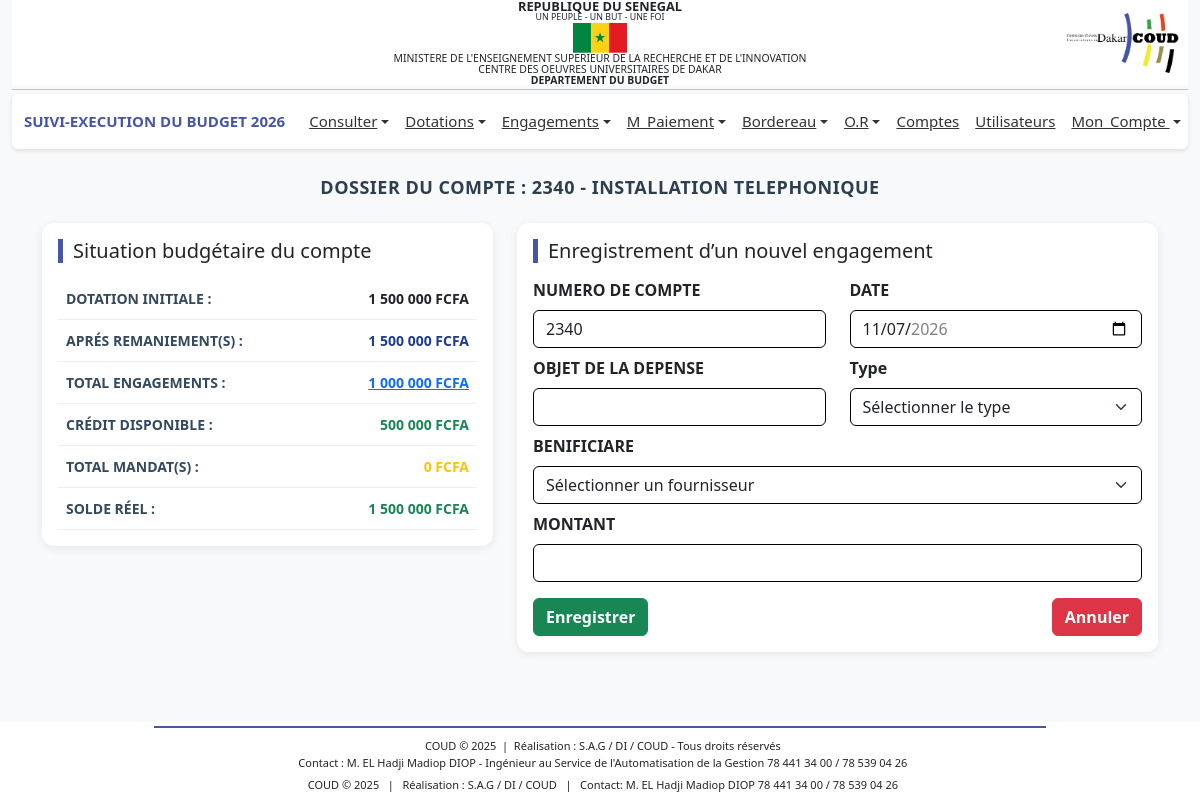
Before: /profiles/engagements/add_eng2.php?numc=2340 (signed in) with the older database file.
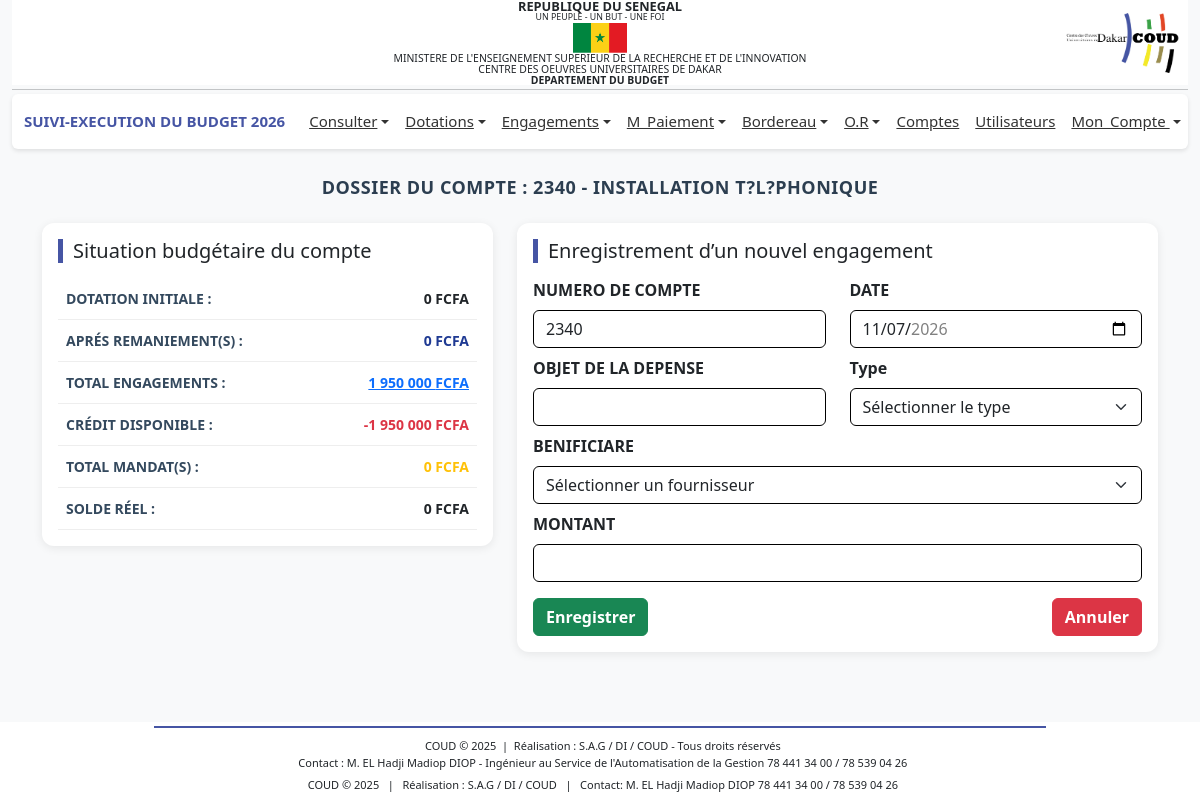
After: the same page with the newer database file.
### tables this page shows
CREATE TABLE IF NOT EXISTS `bud_compte` (
  `idCompte` int NOT NULL AUTO_INCREMENT,
  `numCompte` varchar(100) DEFAULT NULL,
  `code` varchar(50) DEFAULT NULL,
  `dateSys` datetime DEFAULT CURRENT_TIMESTAMP,
  `libelle` varchar(255) DEFAULT NULL,
  `idCp` int DEFAULT NULL,
  PRIMARY KEY (`idCompte`),
  UNIQUE KEY `numCompte` (`numCompte`),
  KEY `idCp` (`idCp`)
);

### includes/fonctions.php (called while the page is built, shortened)
<?php
function connexionBD()
{
    $connexion = mysqli_connect('localhost', 'root', '', 'budget_db_2024') or
        die('Serveur inaccessible. Merci de reessayer plus tard.');
    return $connexion;
}
$connexion = connexionBD();
function getCompteByNum($numCompte)
{
    global $connexion;
    $query = "SELECT numCompte, libelle, code FROM `bud_compte` WHERE numCompte='$numCompte'";
    $result = $connexion->query($query);
    if ($result->num_rows > 0) {
        return $result->fetch_assoc();
    } else {
        return null;
    }
}
function getIdCompteByNum($numCompte)
{
    global $connexion;
    $numCompte = mysqli_real_escape_string($connexion, $numCompte);
    $sql = "SELECT idCompte FROM bud_compte WHERE numCompte = '$numCompte' LIMIT 1";
    $result = mysqli_query($connexion, $sql);
    if ($result && mysqli_num_rows($result) > 0) {
        $row = mysqli_fetch_assoc($result);
        return $row['idCompte'];
    } else {
        return null;
    }
}
function getDetailsCompte($numCompte)
{
    global $connexion;
    $numCompte = mysqli_real_escape_string($connexion, $numCompte);
    $sqlInfo = "SELECT c.idCompte, cp.nature
                FROM bud_compte c
                LEFT JOIN bud_comptep cp ON c.numCompte = cp.numcp
                WHERE c.numCompte = '$numCompte'
                LIMIT 1";
    $resInfo = mysqli_query($connexion, $sqlInfo);
    $info = mysqli_fetch_assoc($resInfo);
    $idCompte = $info['idCompte'];
    $nature = strtolower($info['nature'] ?? '');
    $sqlDot = "SELECT
                    SUM(CASE WHEN type = 'initiale' THEN volume ELSE 0 END) AS initiale,
                    SUM(CASE WHEN type = 'remanier' THEN volume ELSE 0 END) AS remaniee
               FROM bud_dotations
               WHERE idCompte = $idCompte";
    $resDot = mysqli_query($connexion, $sqlDot);
    $dot = mysqli_fetch_assoc($resDot);
    $initiale = (int) ($dot['initiale'] ?? 0);
    $remaniee = (int) ($dot['remaniee'] ?? 0);
    $dotationTotale = $initiale + $remaniee;
    $sqlEng = "SELECT SUM(montant) AS total
               FROM bud_engagements
               WHERE idCompte = $idCompte";
    $engagement = (int) (mysqli_fetch_assoc(mysqli_query($connexion, $sqlEng))['total'] ?? 0);
    $sqlDep = "SELECT SUM(o.montant) AS total
               FROM bud_operations o
               INNER JOIN bud_engagements e ON o.idEng = e.idEng
               WHERE e.idCompte = $idCompte";
    $depenses = (int) (mysqli_fetch_assoc(mysqli_query($connexion, $sqlDep))['total'] ?? 0);
    $sqlRec = "SELECT SUM(montant) AS total
               FROM bud_ordre_recette
               WHERE idCompte = $idCompte";
    $recettes = (int) (mysqli_fetch_assoc(mysqli_query($connexion, $sqlRec))['total'] ?? 0);
    $type = 'inconnu';
    if (in_array($nature, ['charge', 'emploi'])) {
        $type = 'depense';
        $solde = $dotationTotale - $depenses;
    } elseif (in_array($nature, ['produit', 'ressource'])) {
        $type = 'recette';
        $solde = $recettes;
    } else {
        $solde = 0;
    }
    return [
        'nature' => $nature,
        'type' => $type,
        'dotationInitiale' => $initiale,
        'dotationRemaniee' => $remaniee,
        'dotationTotale' => $dotationTotale,
        'totalEngagement' => $engagement,
        'totalDepense' => $depenses,
        'totalRecette' => $recettes,
        'solde' => $solde
    ];
}
?>

### profiles/engagements/add_eng2.php (the view, shortened to what the changed rows need)
<?php
include '../../includes/fonctions.php';
$numCompte = $_GET['numc'];
$data = getCompteByNum($numCompte);
$details = getDetailsCompte($numCompte);
$dotationInitiale = $details['dotationInitiale'] ?? 0;
$dotationRemaniee = $details['dotationRemaniee'] ?? 0;
$dotationTotale = $dotationInitiale + $dotationRemaniee;
$engagement = $details['totalEngagement'] ?? 0;
$mandat = $details['totalDepense'] ?? ($details['O.P'] ?? 0);
$credit = $dotationTotale - $engagement;
$solde = $dotationTotale - $mandat;
$colorCredit = ($credit > 0) ? 'text-success' : (($credit < 0) ? 'text-danger' : 'text-dark');
$colorSolde = ($solde > 0) ? 'text-success' : (($solde < 0) ? 'text-danger' : 'text-dark');
include '../../includes/header.php';
?>
<main class="container py-4">
    <div class="text-center mb-4">
        <h4 class="title-admin">
            Dossier du compte : <?= $data['numCompte']; ?> - <?= $data['libelle']; ?>
        </h4>
    </div>
    <div class="row g-4">
        <div class="col-md-5">
            <div class="card card-admin p-3">
                <table class="w-100 fw-bold text-uppercase table-finance">
                    <tr>
                        <td>Dotation initiale :</td>
                        <td class="text-end">
                            <?= number_format($dotationInitiale, 0, ',', ' '); ?> FCFA
                        </td>
                    </tr>
                    <tr>
                        <td>aprés remaniement(s) :</td>
                        <td class="text-end amount">
                            <?= number_format($dotationTotale, 0, ',', ' '); ?> FCFA
                        </td>
                    </tr>
                    <tr>
                        <td class="text-end">
                            <a href="liste_engsByCompte.php?numc=<?= $numCompte ?>" class="text-decoration-underline">
                                <?= number_format($engagement, 0, ',', ' '); ?> FCFA
                            </a>
                        </td>
                    </tr>
                    <tr>
                        <td>Crédit disponible :</td>
                        <td class="text-end <?= $colorCredit ?>">
                            <?= number_format($credit, 0, ',', ' '); ?> FCFA
                        </td>
                    </tr>
                    <tr>
                        <td>Solde réel :</td>
                        <td class="text-end fw-bold <?= $colorSolde ?>">
                            <?= number_format($solde, 0, ',', ' '); ?> FCFA
                        </td>
                    </tr>
                </table>
            </div>
        </div>
    </div>
</main>
<?php include '../../includes/footer.php'; ?>

Changed rows visible on the page:
changed bud_compte: libelle "INSTALLATION TELEPHONIQUE" → "INSTALLATION T?L?PHONIQUE"
Other visible differences:
$dotationInitiale: "1 500 000" → "0"
$dotationTotale: "1 500 000" → "0"
$engagement: "1 000 000" → "1 950 000"
$credit: "500 000" → "-1 950 000"
$solde: "1 500 000" → "0"
